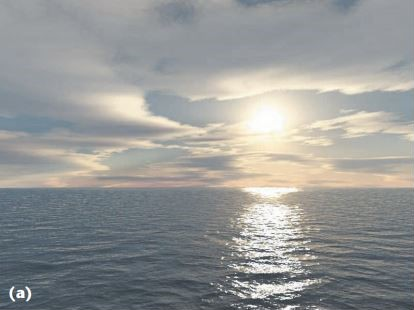
//> input picture CS410 Project 1 - Color transfer/data/1a.JPG, 414 x 310 px
$ ./CS410_Project_1_-_Color_transfer   (built with g++ and OpenCV 4)
//> lines starting //> are read from the running program, lines starting //| are printed output that depends on the picture
### CS410 Project 1 - Color transfer/stdafx.h
// stdafx.h : include file for standard system include files,
// or project specific include files that are used frequently, but
// are changed infrequently
//

#pragma once

#include "targetver.h"

#include <stdio.h>
#include <tchar.h>


// TODO: reference additional headers your program requires here

### CS410 Project 1 - Color transfer/CS410 Project 1 - Color transfer.cpp
/*
 * Max Litvinenko
 * CS410 - Winter 2016
 * Project 1
 * Credits:
 *		http://www.pyimagesearch.com/2014/06/30/super-fast-color-transfer-images/,
 *		http://www.cs.tau.ac.il/~turkel/imagepapers/ColorTransfer.pdf
 */

#include "stdafx.h"
#include <opencv2/opencv.hpp>
#include <opencv\highgui.h>
#include <iostream>
#include <string>
using namespace cv;
using namespace std;

// Path to an images that needs to apply the colors  AND where to get color space from
string targetImageName = "data/1a.jpg";		string sourceImageName = "data/1b.jpg";
//string targetImageName = "data/2a.jpg";		string sourceImageName = "data/2b.jpg";
//string targetImageName = "data/3a.jpg";			string sourceImageName = "data/3b.jpg";

// Working color space. NOTE there are BGR and RGBs
int colorSpace = COLOR_BGR2Lab;
// [5 lines of commented-out code are left out]

void displayWindow(char * windowName, Mat image);
int getColorSpace();
int getColorSpaceRevert();
Mat getImage(string imageName);
Mat transformColor(Mat source, Mat target);
Mat transformColorCustom(Mat source, Mat target);
Mat transformColor3(Mat source, Mat target);

int main(int argc, char** argv)
{
	Mat targetImage, sourceImage, outputImage, optputImage2;

	// Just in case if cmd is used, providing ability to change images
	// and color spaces (NOTE need to supply the correct INTEGER)
	if (argc > 1)
	{
		if (argv[1] != NULL)
			targetImageName = argv[1];
		if (argv[2] != NULL)
			sourceImageName = argv[2];
		if (argv[3] != NULL)
			colorSpace = (int)argv[3];
	}

	try
	{
		// Reading images
		targetImage = getImage(targetImageName);
		sourceImage = getImage(sourceImageName);

		// Transfering color space from one image to another
		outputImage = transformColor(sourceImage, targetImage);
		//optputImage2 = transformColor3(sourceImage, targetImage);
	}
	catch (exception& e)
	{
		cout << e.what() << std::endl;
		return -1;
	}

	// Displaying Windows with names and images
	displayWindow("Target", targetImage);
	displayWindow("Source", sourceImage);
	displayWindow("Result", outputImage);
	if(!optputImage2.empty())
		displayWindow("Result 2", optputImage2);

	// Wait for a keystroke in the window to prefent automatic closure
	waitKey(0);

	return 0;
}

/*
 * Displays a window with given name and image
 */
void displayWindow(char * windowName, Mat image)
{
	namedWindow(windowName, WINDOW_AUTOSIZE);	// Create a window for display
	imshow(windowName, image);					// Show our image inside window
}

/*
 * Tries to read an image, if can't throws an exception; otherwise
 * returns a an image (in Mat type)
 */
Mat getImage(string imageName)
{
//> called with imageName = "data/1a.jpg"
	Mat image = imread(imageName);
//> image is the input picture: 310 rows x 414 cols, CV_8UC3; mean B, G, R 150.4, 152, 150.6
//> call 2 of getImage, with imageName = "data/1b.jpg"
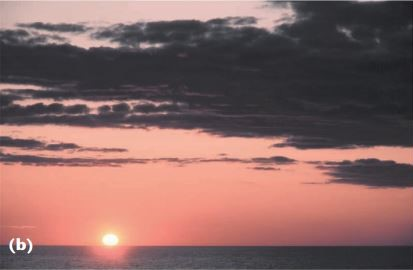
//> input picture CS410 Project 1 - Color transfer/data/1b.JPG, 413 x 270 px
//> in getImage, image is the input picture: 270 rows x 413 cols, CV_8UC3; mean B, G, R 98.9, 101.8, 136.6
	if (image.empty())							// Check for invalid input
	{
		string message = "Could not open or find the image '" + imageName + "'";
		throw new exception(message.c_str());
	}

	return image;
}

/*
 * returns current working color space
 */
int getColorSpace()
{
	return colorSpace;
}

/*
 * Checks current colors space and
 * returns reversed one
 */
int getColorSpaceRevert()
{
	int result;
	switch (colorSpace)
	{
		case COLOR_BGR2Lab:
			result = COLOR_Lab2BGR;
			break;
		case COLOR_RGB2Lab:
			result = COLOR_Lab2RGB;
			break;
		case COLOR_RGB2XYZ:
			result = COLOR_XYZ2RGB;
			break;
		case COLOR_BGR2XYZ:
			result = COLOR_XYZ2BGR;
			break;
		case COLOR_BGR2HSV:
			result = COLOR_HSV2BGR;
			break;
		case COLOR_BGR2Luv:
			result = COLOR_Luv2BGR;
			break;
		default:
			string message = "Unknown color space '" + to_string(colorSpace) + "'";
			throw new exception(message.c_str());
	}
	return result;
}


/*
 * Transfers colors of one image to another and
 * returns a new image
 */
Mat transformColor(Mat source, Mat target)
{
	// Temporarty variables to perform mathematical operations
	Mat outputImage, tmpSourceLab, tmpTargetLab;
	Mat sourceChanels[3], targetChanels[3], outputChanels[3];
	Scalar sourceMeanL, sourceMeanA, sourceMeanB, sourceStdL, sourceStdA, sourceStdB;
	Scalar targetMeanL, targetMeanA, targetMeanB, targetStdL, targetStdA, targetStdB;

	// Converting an image from one color space to another.
	// NOTE: we do not change the original souce and target images,
	//			so no need to convert them back at the end...
	cvtColor(source, tmpSourceLab, getColorSpace());
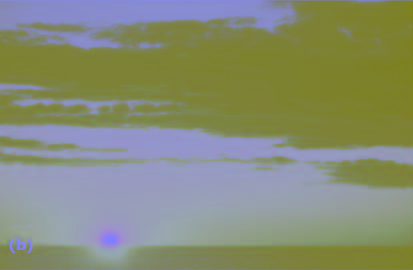
//> tmpSourceLab: 270 rows x 413 cols, CV_8UC3; mean B, G, R 116.5, 141.3, 134.7
	cvtColor(target, tmpTargetLab, getColorSpace());
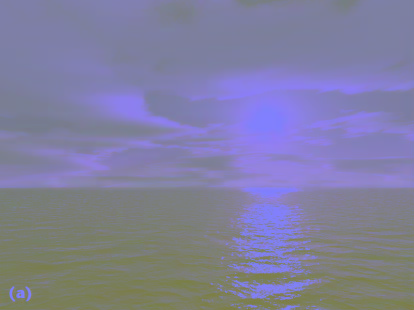
//> tmpTargetLab: 310 rows x 414 cols, CV_8UC3; mean B, G, R 159, 127.3, 128.4

	split(tmpSourceLab, sourceChanels); // Spliting lab SOURCE image into chanels
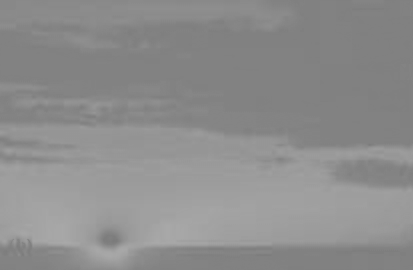
//> sourceChanels[1]: 270 rows x 413 cols, CV_8UC1; min 123, max 169, mean 141.3
	split(tmpTargetLab, targetChanels); // Spliting lab TARGET image into chanels
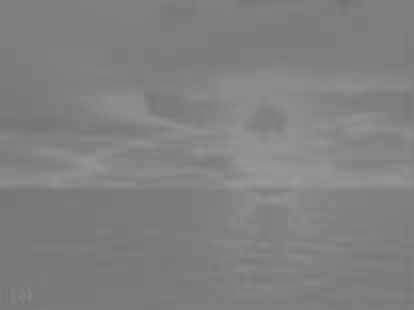
//> targetChanels[2]: 310 rows x 414 cols, CV_8UC1; min 113, max 152, mean 128.4
	split(tmpTargetLab, outputChanels); // Spliting lab TARGET image into chanels again for output results

	meanStdDev(sourceChanels[0], sourceMeanL, sourceStdL);	// L for SOURCE
//> sourceMeanL = Scalar(116.5); sourceStdL = Scalar(59.93)
	meanStdDev(sourceChanels[1], sourceMeanA, sourceStdA);	// A for SOURCE
//> sourceMeanA = Scalar(141.3); sourceStdA = Scalar(12.29)
	meanStdDev(sourceChanels[2], sourceMeanB, sourceStdB);	// B for SOURCE
//> sourceMeanB = Scalar(134.7); sourceStdB = Scalar(11.05)

	meanStdDev(targetChanels[0], targetMeanL, targetStdL);	// L for TARGET
//> targetMeanL = Scalar(159); targetStdL = Scalar(40.72)
	meanStdDev(targetChanels[1], targetMeanA, targetStdA);	// A for TARGET
//> targetMeanA = Scalar(127.3); targetStdA = Scalar(1.64)
	meanStdDev(targetChanels[2], targetMeanB, targetStdB);	// B for TARGET
//> targetMeanB = Scalar(128.4); targetStdB = Scalar(6.38)

	// START: Mathematical computations
	subtract(outputChanels[0], targetMeanL, outputChanels[0]);
	subtract(outputChanels[1], targetMeanA, outputChanels[1]);
	subtract(outputChanels[2], targetMeanB, outputChanels[2]);
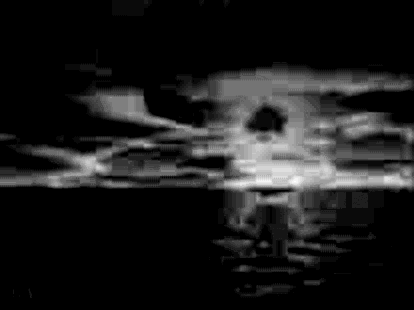
//> outputChanels[2]: 310 rows x 414 cols, CV_8UC1; min 0, max 24, mean 2.7; drawn with min black and max white

	Scalar tmpL, tmpA, tmpB; // temp vars for division only
	divide(targetStdL, sourceStdL, tmpL);
//> tmpL = Scalar(0.679, nan, nan, nan)
	divide(targetStdA, sourceStdA, tmpA);
//> tmpA = Scalar(0.133, nan, nan, nan)
	divide(targetStdB, sourceStdB, tmpB);
//> tmpB = Scalar(0.578, nan, nan, nan)
	/*
	multiply(outputChanels[0], tmpL, outputChanels[0]);
	multiply(outputChanels[1], tmpA, outputChanels[1]);
	multiply(outputChanels[2], tmpB, outputChanels[2]);
	*/
	add(outputChanels[0], sourceMeanL, outputChanels[0]);
	add(outputChanels[1], sourceMeanA, outputChanels[1]);
	add(outputChanels[2], sourceMeanB, outputChanels[2]);
	// END: Mathematical computations

	/*
	// Need to make sure that our values are in range of RGB values
	inRange(outputChanels[0], Scalar(0), Scalar(255), outputChanels[0]);
	inRange(outputChanels[1], Scalar(0), Scalar(255), outputChanels[1]);
	inRange(outputChanels[2], Scalar(0), Scalar(255), outputChanels[2]);
	//*/

	// Merging created color space into an image
	merge(outputChanels, 3, outputImage);

	// transfering back to needed color space
	cvtColor(outputImage, outputImage, getColorSpaceRevert());
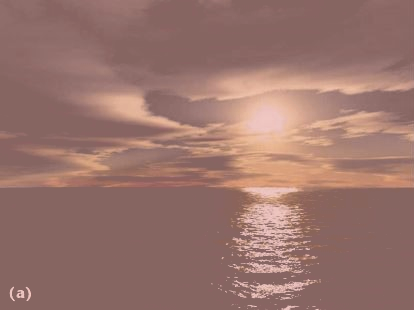
//> outputImage: 310 rows x 414 cols, CV_8UC3; mean B, G, R 108.3, 116, 153.4

	return outputImage;
}


// [113 lines left out: functions transformColor3, transformColorCustom, not called in this run]
